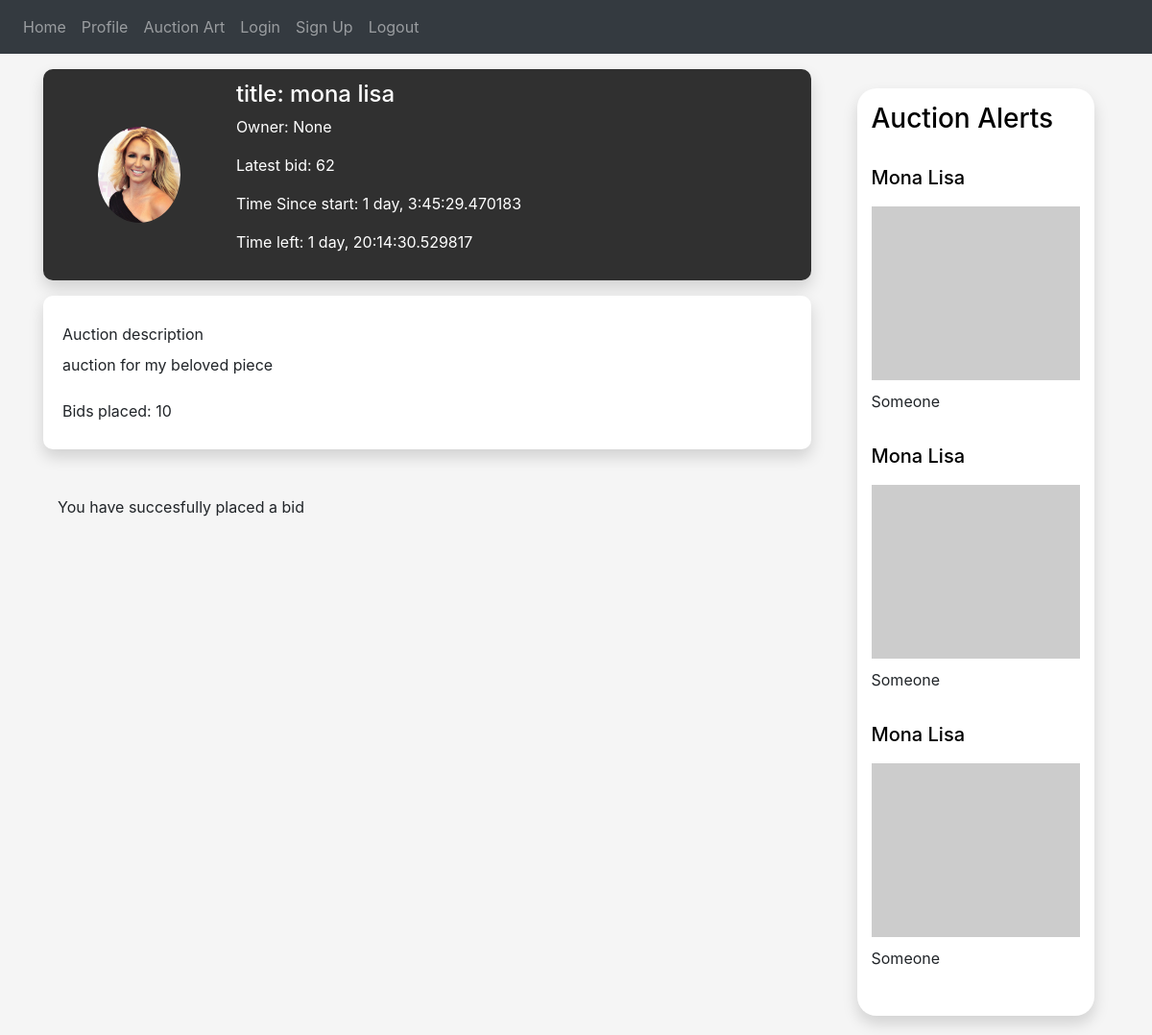
The page /auction?id=1 (signed in) on the database its author committed.
### auctionly/art/art.py (models this page shows, shortened)
class Art(db.Model):
    id = db.Column(db.Integer, primary_key=True)
    owner_id = db.Column(db.Integer, db.ForeignKey("user.id"))
    name = db.Column(db.String(150))
    description = db.Column(db.String(150))
    image = db.Column(db.String(150))
    art_category = db.Column(db.String(150))
    def get_name(self):
        return self.name

### auctionly/users/seller.py (models this page shows, shortened)
class Seller(User):
    def __init__(self, name, last_name, email, password):
        super().__init__(name, last_name, email, password)
        self.art_types = []
        self.art_for_exhibition = []
        self.art_for_auction = []
        self.art_sold = []

### auctionly/auction/auction.py (models this page shows, shortened)
class Auction(db.Model):
    id = db.Column(db.Integer, primary_key=True)
    end_time = db.Column(db.DateTime, nullable=False,
                         default=datetime.datetime.utcnow)
    seller_id = db.Column(db.Integer, db.ForeignKey("user.id"))
    art_id = db.Column(db.Integer, db.ForeignKey("art.id"))
    description = db.Column(db.String(150))
    starter_price = db.Column(db.String(150))
    bid_increment = db.Column(db.String(150))
    upload_time = db.Column(db.DateTime, default=datetime.datetime.utcnow)
    def get_upload_time(self):
        return self.upload_time
    def get_seller_id(self):
        return self.seller_id
    def get_auction_id(self):
        return self.id
    def get_art_id(self):
        return self.art_id
    def get_auction_description(self):
        return self.description
    def get_starter_price(self):
        return self.starter_price
    def get_time_since_start(self):
        now = datetime.datetime.now()
        return (now - self.get_upload_time())
    def get_time_left(self):
        """ by default it is set to last 3 days since the start of the auction """
        time_out = self.get_upload_time() + datetime.timedelta(days=3)
        now = datetime.datetime.now()
        return (time_out - now)
    def get_bids(self):
        return Bid.query.filter_by(auction_id=self.get_auction_id()).all()
    def get_latest_bid(self):
        if (self.get_number_of_bids() == 0):
            return 0
        bids = Bid.query.filter_by(auction_id=self.get_auction_id()).all()
        highest_bid_amount = int(self.get_starter_price())
        print(highest_bid_amount)
        for bid in bids:
            print(bid.get_amount())
            if (bid.get_amount() > highest_bid_amount):
                highest_bid_amount = bid.get_amount()
        return highest_bid_amount
    def get_number_of_bids(self):
        return len(self.get_bids())
    def get_title(self):
        art = Art.query.filter_by(id=self.get_art_id()).one()
        return art.get_name()

### auctionly/bid/bid.py (models this page shows, shortened)
class Bid(db.Model):
    __tablename__ = 'bid'
    id = db.Column(db.Integer, primary_key=True)
    user_id = db.Column(db.Integer, db.ForeignKey("user.id"))
    auction_id = db.Column(db.Integer, db.ForeignKey("auction.id"))
    time = db.Column(db.DateTime, default=datetime.utcnow)
    amount = db.Column(db.Integer)
    def get_amount(self):
        return self.amount

### auctionly/views.py (the view)
@views.route('/auction', methods=['GET', 'POST'])
@login_required
def auction():
    user = flask_login.current_user
    user_id = user.get_id()
    auction_id = request.args.get('id')
    auction = Auction.query.filter_by(id=auction_id).first()
    if request.method == 'POST':
        auction.place_bid(user_id)
    print(auction)
    seller_id = auction.get_seller_id()
    seller = User.query.filter_by(id=seller_id).first()
    bids_placed_by_user = Auction.query.filter_by(seller_id=user_id).first()
    user_placed_highest_bid = False
    if (bids_placed_by_user != None):
        user_placed_highest_bid = True
    return render_template("auction.html", auction=auction,  seller=seller, bid_placed=bids_placed_by_user)

### auctionly/__init__.py (called while the page is built)
def create_app():
    app = Flask(__name__)
    app.config['SECRET_KEY'] = 'alkjsfkalalfks'
    app.config['SQLALCHEMY_DATABASE_URI'] = f'sqlite:///{DB_NAME}'
    db.init_app(app)
    from .views import views
    from .auth import auth
    app.register_blueprint(views, url_prefix='/')
    app.register_blueprint(auth, url_prefix='/')
    from .users.user import User
    create_database(app)
    login_manager = LoginManager()
    login_manager.login_view = 'auth.login'
    login_manager.init_app(app)
    @login_manager.user_loader
    def load_user(id):
        return User.query.get(int(id))
    return app

### auctionly/users/user.py (called while the page is built)
    def get_name(self):
        return self.first_name

### auctionly/templates/auction.html (shortened to what this page needs)
{% extends "base.html" %} {% block title %}Auction{% endblock %} {% block content %}
<!DOCTYPE html>
<html lang="en">
<head>
    <link href="../static/css/profile-style.css" rel="stylesheet">
</head>
<div class="container mt-3">
    <div class="main-page">
            <div class="row">
                <div class="col-lg-9 pr-5">
                    <div class="row card-profile">
                        <div class="col-3 d-flex justify-content-center align-items-center">
                            <img src="../static/images/itsbritneybich.jpg" class="img-circle" />
                        </div>
                        <div class="col-6 pl-3 d-flex justify-content-center align-items-start flex-column">
                            <div class="row">
                                <h4 class="user-name"> title: {{auction.get_title()}} </h4>
                            </div>
                            <div class="row">
                                <p class="user-profession"> Owner: {{seller.get_name()}} </p>
                            </div>
                            <div class="row">
                                <p class="user-connections"> Latest bid: {{auction.get_latest_bid()}} </p>
                            </div>
                            <div class="row">
                                <p class="user-connections"> Time Since start: {{auction.get_time_since_start()}} </p>
                            </div>
                            <div class="row">
                                <p class="user-connections"> Time left: {{auction.get_time_left()}}
                            </div>
                        </div>
                    </div>
                    <div class="row h-22 mt-3">
                        <div class="card-about">
                        <div class="col">
                            <div class="row mt-2">
                                <h8 class="mb-2" style="bold">Auction description</h8>
                            </div>
                            <div class="row">
                                <p style="">{{auction.get_auction_description()}}</p>
                            </div>
                            <div class="row mt-2">
                                <h8 class="mb-2" style="bold">Bids placed: {{auction.get_number_of_bids()}}</h8>
                            </div>
                        </div>
                    </div>
                    </div>
                    <br><br>
                    {% if not(bid_placed): %}
                    <form method = "POST">
                        <input type="submit" value="Place €{{auction.get_current_bidding_price()}} Bid" />
                    </form>
                    {% else %}
                        <h8 class="mb-2" style="bold">You have succesfully placed a bid</h8>
                    {% endif %}
                </div>
                <div class="col-lg-3 display: flex">
                    <div class="auctions-card">
                        <h3><a style="color: #000000; text-decoration: none;" type="submit" name="view">Auction Alerts</a></h3>
                        <br>
                        <div class="media">
                            <div class="media-body">
                                <h5><a style="color: #000000; text-decoration: none;" type="submit" name="view">Mona Lisa</a></h5>
                                <img src="https://picsum.photos/600/500" class="img-fluid center-small" style="padding-top: 10px; align-items: center;">
                                <h7><a style="text-decoration: none; padding-top: 10px;" type="submit" name="view">Someone</a></h7>
                            </div>
                        </div>
                        <div class="media">
                            <div class="media-body">
                                <h5><a style="color: #000000; text-decoration: none;" type="submit" name="view">Mona Lisa</a></h5>
                                <img src="https://picsum.photos/600/500" class="img-fluid center-small" style="padding-top: 10px; align-items: center;">
                                <h7><a style="text-decoration: none; padding-top: 10px;" type="submit" name="view">Someone</a></h7>
                            </div>
                        </div>
                        <div class="media">
                            <div class="media-body">
                                <h5><a style="color: #000000; text-decoration: none;" type="submit" name="view">Mona Lisa</a></h5>
                                <img src="https://picsum.photos/600/500" class="img-fluid center-small" style="padding-top: 10px; align-items: center;">
                                <h7><a style="text-decoration: none; padding-top: 10px;" type="submit" name="view">Someone</a></h7>
                            </div>
                        </div>
                    </div>
                    </div>
            </div>
        </div>
    </div>
</body>
</html>
{% endblock %}

### auctionly/templates/base.html (shortened to what this page needs)
<!DOCTYPE html>
<html>
<head>
    <link rel="stylesheet" href="https://stackpath.bootstrapcdn.com/bootstrap/4.4.1/css/bootstrap.min.css" />
    <link rel="stylesheet" href="https://stackpath.bootstrapcdn.com/font-awesome/4.7.0/css/font-awesome.min.css" />
</head>
<body>
    <nav class="navbar navbar-expand-lg navbar-dark bg-dark">
        <div class="collapse navbar-collapse" id="navbar">
            <div class="navbar-nav">
                <a class="nav-item nav-link" id="home" href="/">Home</a>
                <a class="nav-item nav-link" id="profile" href="/profile">Profile</a>
                <a class="nav-item nav-link" id="auction-art" href="/auction-art">Auction Art</a>
                <a class="nav-item nav-link" id="login" href="/login">Login</a>
                <a class="nav-item nav-link" id="signUp" href="/sign-up">Sign Up</a>
                <a class="nav-item nav-link" id="logout" href="/logout">Logout</a>
            </div>
        </div>
    </nav>
    <div class="container">{% block content %} {% endblock %}</div>
</body>
</html>

### auctionly/static/css/profile-style.css (style rules this page uses)
body { background-color: #f5f5f5f5; }
html { overflow-y: overlay; }
.card-profile { background: -webkit-linear-gradient(top left, #303030, #303030); box-shadow: 0px 8px 16px rgba(0, 0, 0, 0.15); border-radius: 10px; height: 220px; color: #ffffff; }
.img-circle { border-radius: 50%; max-height: 100px; max-width: 100px; }
.card-about { background-color: #ffffff; box-shadow: 0px 8px 16px rgba(0, 0, 0, 0.15); border-radius: 10px; width: 100%; padding: 20px; }
.row { display: flex; }
.auctions-card { padding: 15px; border-radius: 20px; box-shadow: 0px 8px 16px rgba(0, 0, 0, 0.15); background-color: white; display: flex; justify-content: center; flex-direction: column; flex-wrap: wrap; margin-top: 20px; margin-bottom: 20px; }
.center-small { display: block; margin-left: auto; margin-right: auto; width: 100%; }

### rows shown on the page
Art: get_title "mona lisa"
Seller: get_name "None"
Auction: get_latest_bid "62", get_time_since_start "1 day, 3:45:29.470183", get_time_left "1 day, 20:14:30.529817", get_auction_description "auction for my beloved piece"

### other values the page prints
{{ auction.get_number_of_bids() }} "10"
